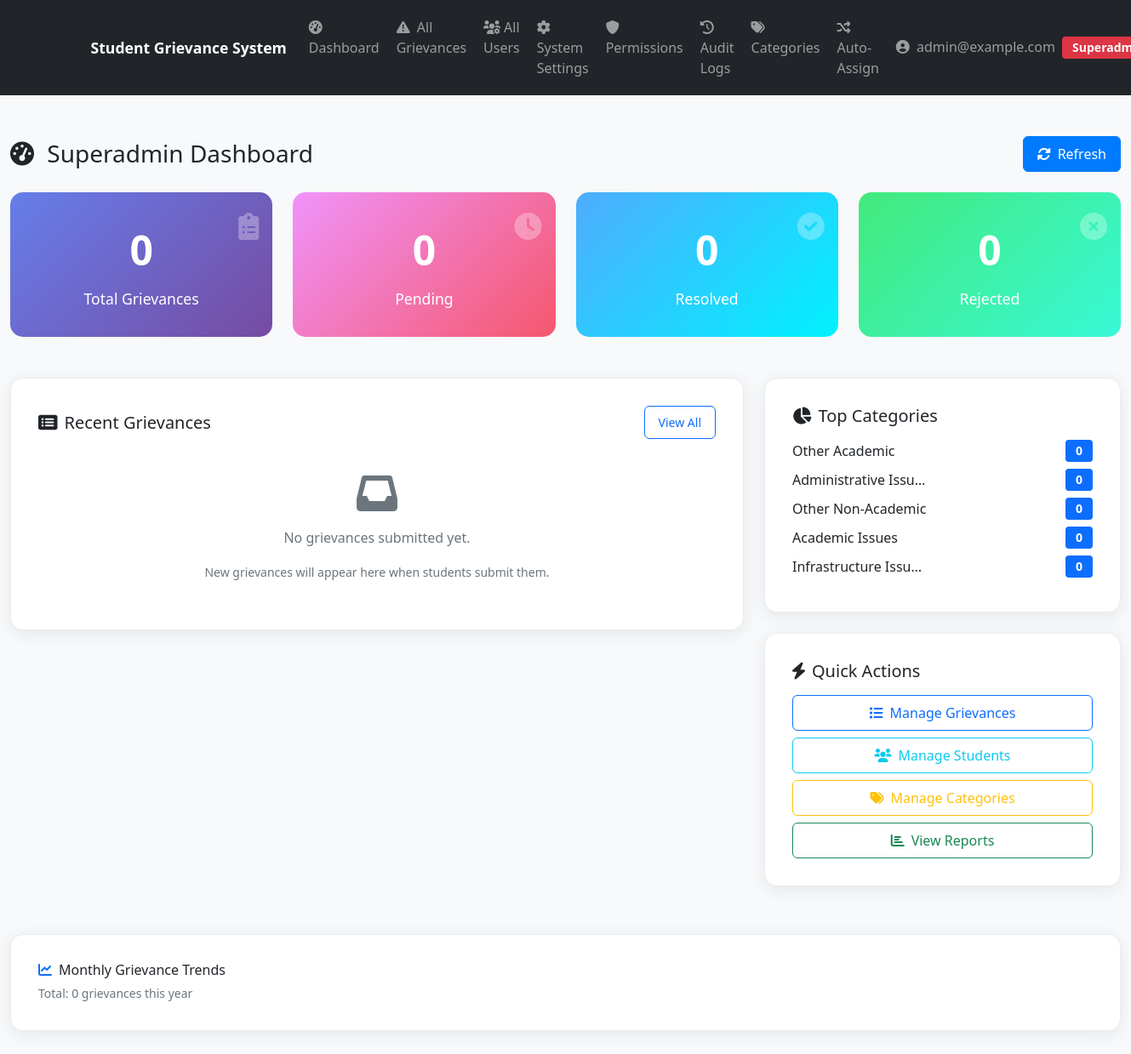
Before: /api/admin-panel/dashboard/ (signed in) with the older database file.
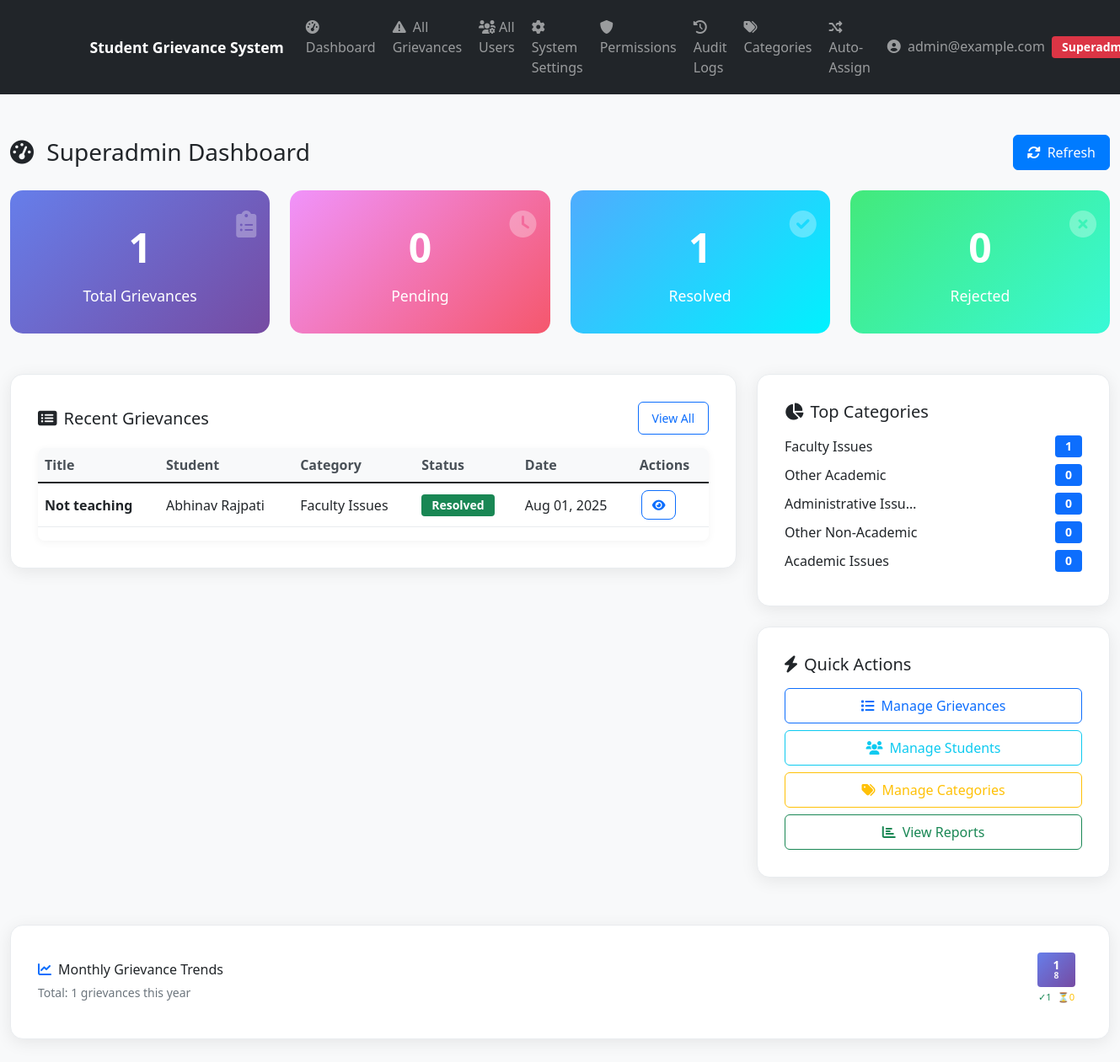
After: the same page with the newer database file.
### apps/grievances/models.py (models this page shows, shortened)
class Category(models.Model):
    CATEGORY_TYPES = [
        ('academic', 'Academic'),
        ('non_academic', 'Non-Academic'),
    ]
    id = models.UUIDField(primary_key=True, default=uuid.uuid4, editable=False)
    name = models.CharField(max_length=100)
    description = models.TextField(blank=True, null=True)
    category_type = models.CharField(max_length=20, choices=CATEGORY_TYPES)
    default_admin = models.ForeignKey(AdminProfile, on_delete=models.SET_NULL, null=True, blank=True, related_name='default_categories')
    keywords = models.TextField(blank=True, null=True, help_text="Keywords for auto-assignment (comma-separated)")
    is_active = models.BooleanField(default=True)
    auto_assign_enabled = models.BooleanField(default=True, help_text="Enable automatic assignment for this category")
    created_at = models.DateTimeField(auto_now_add=True)
    updated_at = models.DateTimeField(auto_now=True)
    class Meta:
        verbose_name_plural = "Categories"
        ordering = ['category_type', 'name']

class Grievance(models.Model):
    STATUS_CHOICES = [
        ('pending', 'Pending'),
        ('resolved', 'Resolved'),
        ('rejected', 'Rejected'),
    ]
    PRIORITY_CHOICES = [
        ('low', 'Low'),
        ('medium', 'Medium'),
        ('high', 'High'),
        ('urgent', 'Urgent'),
    ]
    id = models.UUIDField(primary_key=True, default=uuid.uuid4, editable=False)
    student = models.ForeignKey(StudentProfile, on_delete=models.CASCADE, related_name='grievances')
    title = models.CharField(max_length=200)
    description = models.TextField()
    category = models.ForeignKey(Category, on_delete=models.CASCADE, related_name='grievances')
    department = models.CharField(max_length=100, blank=True, null=True, help_text="Department related to grievance")
    status = models.CharField(max_length=20, choices=STATUS_CHOICES, default='pending')
    priority = models.CharField(max_length=20, choices=PRIORITY_CHOICES, default='medium')
    assigned_to = models.ForeignKey(AdminProfile, on_delete=models.SET_NULL, null=True, blank=True, related_name='assigned_grievances')
    is_anonymous = models.BooleanField(default=False)
    expected_resolution_date = models.DateTimeField(null=True, blank=True)
    actual_resolution_date = models.DateTimeField(null=True, blank=True)
    submitted_at = models.DateTimeField(auto_now_add=True)
    updated_at = models.DateTimeField(auto_now=True)
    class Meta:
        ordering = ['-submitted_at']
        indexes = [
            models.Index(fields=['status', 'submitted_at']),
            models.Index(fields=['student', 'status']),
            models.Index(fields=['assigned_to', 'status']),
        ]

### apps/students/models.py (models this page shows, shortened)
class StudentProfile(models.Model):
    user = models.OneToOneField(settings.AUTH_USER_MODEL, on_delete=models.CASCADE, related_name='student_profile')
    name = models.CharField(max_length=100, blank=True, null=True)  # Full name of the student (nullable for migration)
    student_id = models.CharField(max_length=50, unique=True)  # Student enrollment Id
    school = models.CharField(max_length=200)  # Name of the School (required)
    department = models.CharField(max_length=100)  # Department name (required)
    contact_no = models.CharField(max_length=15, blank=True, null=True)  # Contact number (nullable for migration)
    created_at = models.DateTimeField(auto_now_add=True)
    updated_at = models.DateTimeField(auto_now=True)
    class Meta:
        verbose_name = "Student Profile"
        verbose_name_plural = "Student Profiles"

### apps/authentication/models.py (models this page shows, shortened)
class User(AbstractBaseUser, PermissionsMixin):
    ROLE_CHOICES = [
        ('student', 'Student'),
        ('admin', 'Admin'),
        ('superadmin', 'Super Admin'),
        ('officer', 'Grievance Officer'),
    ]
    email = models.EmailField(unique=True)  # STRING - Unique email address
    role = models.CharField(max_length=20, choices=ROLE_CHOICES, default='student')  # STRING - User role (e.g., 'student')
    created_at = models.DateTimeField(auto_now_add=True)  # DATETIME - Timestamp of registration
    is_active = models.BooleanField(default=True)
    is_staff = models.BooleanField(default=False)
    is_email_verified = models.BooleanField(default=False)
    objects = UserManager()
    USERNAME_FIELD = 'email'
    REQUIRED_FIELDS = []
    def get_display_name(self):
        if hasattr(self, 'student_profile') and self.student_profile.name:
            return self.student_profile.name
        return self.email
    @property
    def is_student(self):
        return self.role == 'student'
    @property
    def is_admin(self):
        return self.role in ['admin', 'superadmin', 'officer']
    @property
    def is_superadmin(self):
        return self.role == 'superadmin'

### apps/admin_panel/views.py (the view)
# urls.py: path('dashboard/', views.admin_dashboard, name='dashboard'),
@admin_required
def admin_dashboard(request):
    user = request.user
    try:
        all_grievances = Grievance.objects.select_related('student', 'category', 'assigned_to')
        accessible_grievances = filter_grievances_by_access(user, all_grievances)
        total_grievances = accessible_grievances.count()
        pending_grievances = accessible_grievances.filter(status='pending').count()
        resolved_grievances = accessible_grievances.filter(status='resolved').count()
        rejected_grievances = accessible_grievances.filter(status='rejected').count()
        recent_grievances = accessible_grievances.order_by('-submitted_at')[:10]
        if can_access_all_data(user):
            category_stats = Category.objects.annotate(count=Count('grievances')).order_by('-count')[:5]
        else:
            accessible_grievance_ids = accessible_grievances.values_list('id', flat=True)
            category_stats = Category.objects.annotate(
                count=Count('grievances', filter=Q(grievances__id__in=accessible_grievance_ids))
            ).filter(count__gt=0).order_by('-count')[:5]
        current_year = timezone.now().year
        monthly_stats = []
        for month_num in range(1, 13):
            month_data = accessible_grievances.filter(
                submitted_at__year=current_year,
                submitted_at__month=month_num
            ).aggregate(
                total=Count('id'),
                pending=Count('id', filter=Q(status='pending')),
                resolved=Count('id', filter=Q(status='resolved')),
                rejected=Count('id', filter=Q(status='rejected'))
            )
            monthly_stats.append({
                'month': month_num,
                'month_name': datetime(current_year, month_num, 1).strftime('%b'),
                'total': month_data['total'] or 0,
                'pending': month_data['pending'] or 0,
                'resolved': month_data['resolved'] or 0,
                'rejected': month_data['rejected'] or 0,
            })
        context = {
            'total_grievances': total_grievances,
            'pending_grievances': pending_grievances,
            'resolved_grievances': resolved_grievances,
            'rejected_grievances': rejected_grievances,
            'recent_grievances': recent_grievances,
            'category_stats': category_stats,
            'monthly_stats': monthly_stats,
            'monthly_stats_json': json.dumps(monthly_stats),
            'user_role': user.role,
            'is_superadmin': user.role == 'superadmin',
            'is_dept_admin': user.role == 'admin',
            'is_officer': user.role == 'officer',
            'can_manage_categories': can_manage_categories(user),
            'can_manage_auto_assignment': can_manage_auto_assignment(user),
            'can_view_audit_logs': can_view_audit_logs(user),
            'can_view_system_reports': can_view_system_reports(user),
        }
        return render(request, 'admin_panel/dashboard_working.html', context)
    except Exception as e:
        print(f"Error in admin dashboard: {e}")
        messages.error(request, f'Error loading dashboard: {str(e)}')
        return render(request, 'admin_panel/dashboard_working.html', {
            'total_grievances': 0,
            'pending_grievances': 0,
            'resolved_grievances': 0,
            'rejected_grievances': 0,
            'recent_grievances': [],
            'category_stats': [],
            'monthly_stats': [],
        })

### templates/admin_panel/dashboard_working.html (shortened to what the changed rows need)
{% extends 'base.html' %}
{% load static %}
{% block content %}
<div class="py-4">
    <div class="row mb-4">
        <div class="col-12">
            <div class="d-flex justify-content-between align-items-center">
                <div>
                    <h1 class="h3 mb-0 text-gray-800">
                        <i class="fas fa-tachometer-alt me-2"></i>
                        {% if user.role == 'superadmin' %}
                            Superadmin Dashboard
                        {% elif user.role == 'admin' %}
                            Department Admin Dashboard
                        {% elif user.role == 'officer' %}
                            Grievance Officer Dashboard
                        {% else %}
                            Dashboard
                        {% endif %}
                    </h1>
                </div>
            </div>
        </div>
    </div>
    <div class="row mb-4">
        <div class="col-xl-3 col-md-6">
            <div class="stats-card total">
                <div class="stats-icon">
                    <i class="fas fa-clipboard-list"></i>
                </div>
                <div class="stats-number">{{ total_grievances|default:0 }}</div>
                <div class="stats-label">Total Grievances</div>
            </div>
        </div>
        <div class="col-xl-3 col-md-6">
            <div class="stats-card resolved">
                <div class="stats-icon">
                    <i class="fas fa-check-circle"></i>
                </div>
                <div class="stats-number">{{ resolved_grievances|default:0 }}</div>
                <div class="stats-label">Resolved</div>
            </div>
        </div>
    </div>
    <div class="row">
        <div class="col-lg-8">
            <div class="dashboard-card">
                {% if recent_grievances %}
                <div class="table-responsive">
                    <table class="table table-hover">
                        <thead>
                            <tr>
                                <th>Title</th>
                                <th>Student</th>
                                <th>Category</th>
                                <th>Status</th>
                                <th>Date</th>
                                <th>Actions</th>
                            </tr>
                        </thead>
                        <tbody>
                            {% for grievance in recent_grievances %}
                            <tr>
                                <td>
                                    <strong>{{ grievance.title|truncatechars:50 }}</strong>
                                </td>
                                <td>
                                    {% if grievance.student %}
                                        {{ grievance.student.user.get_display_name|default:grievance.student.user.email }}
                                    {% else %}
                                        Unknown Student
                                    {% endif %}
                                </td>
                                <td>
                                    {% if grievance.category %}
                                        {{ grievance.category.name }}
                                    {% else %}
                                        No Category
                                    {% endif %}
                                </td>
                                <td>
                                    {% if grievance.status == 'pending' %}
                                        <span class="badge bg-warning">Pending</span>
                                    {% elif grievance.status == 'resolved' %}
                                        <span class="badge bg-success">Resolved</span>
                                    {% elif grievance.status == 'rejected' %}
                                        <span class="badge bg-danger">Rejected</span>
                                    {% else %}
                                        <span class="badge bg-secondary">{{ grievance.status|title }}</span>
                                    {% endif %}
                                </td>
                                <td>{{ grievance.submitted_at|date:"M d, Y" }}</td>
                                <td>
                                    <a href="{% url 'admin_panel:grievance_detail' grievance.id %}"
                                       class="btn btn-outline-primary action-btn">
                                        <i class="fas fa-eye"></i>
                                    </a>
                                </td>
                            </tr>
                            {% endfor %}
                        </tbody>
                    </table>
                </div>
                {% else %}
                <div class="text-center py-4">
                    <i class="fas fa-inbox fa-3x text-muted mb-3"></i>
                    <p class="text-muted">No grievances submitted yet.</p>
                    <small class="text-muted">New grievances will appear here when students submit them.</small>
                </div>
                {% endif %}
            </div>
        </div>
        <div class="col-lg-4">
            <div class="dashboard-card mb-4">
                {% if category_stats %}
                    {% for category in category_stats %}
                    <div class="d-flex justify-content-between align-items-center mb-2">
                        <span>{{ category.name|truncatechars:20 }}</span>
                        <span class="badge bg-primary">{{ category.count }}</span>
                    </div>
                    {% endfor %}
                {% else %}
                    <p class="text-muted mb-0">No category data available</p>
                {% endif %}
            </div>
        </div>
    </div>
    {% if monthly_stats %}
    <div class="row mt-4">
        <div class="col-12">
            <div class="dashboard-card">
                <div class="d-flex justify-content-between align-items-center">
                    <div>
                        <h6 class="mb-1">
                            <i class="fas fa-chart-line me-2 text-primary"></i>Monthly Grievance Trends {{ "now"|date:"Y" }}
                        </h6>
                        <small class="text-muted">Total: {{ total_grievances }} grievances this year</small>
                    </div>
                    <div class="d-flex flex-wrap justify-content-end">
                        {% for stat in monthly_stats %}
                        {% if stat.total > 0 %}
                        <div class="text-center mx-2 mb-2">
                            <div class="badge bg-gradient-primary px-3 py-2" style="min-width: 45px;">
                                <div class="fw-bold">{{ stat.total }}</div>
                                <div style="font-size: 0.65rem; opacity: 0.9;">{{ stat.month|slice:":3" }}</div>
                            </div>
                            <div class="mt-1" style="font-size: 0.7rem;">
                                <span class="text-success">✓{{ stat.resolved }}</span>
                                <span class="text-warning ms-1">⏳{{ stat.pending }}</span>
                            </div>
                        </div>
                        {% endif %}
                        {% endfor %}
                    </div>
                </div>
            </div>
        </div>
    </div>
    {% endif %}
</div>
{% endblock %}

Changed rows visible on the page:
no longer on this page (row unchanged): Category: name "Infrastructure Issu…", count "0"
added Grievance: title "Not teaching", student.user.get_display_name "Abhinav Rajpati", category.name "Faculty Issues", status "Resolved", submitted_at "Aug 01, 2025"
now on this page (row unchanged): Category: name "Faculty Issues", count "1"
now on this page (row edited): User: total "1", month "8", resolved "1", pending "0"
Other visible differences:
{{ total_grievances|default:0 }}: "0" → "1"
{{ resolved_grievances|default:0 }}: "0" → "1"
{{ total_grievances }}: "0" → "1"
text no longer shown: "No grievances submitted yet. New grievances will appear here when students submit them."
text now shown: "Title Student Category Status Date Actions"
